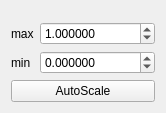
<?xml version="1.0" encoding="UTF-8"?>
<ui version="4.0">
 <class>PseudoColorWidget</class>
 <widget class="QWidget" name="PseudoColorWidget">
  <property name="geometry">
   <rect>
    <x>0</x>
    <y>0</y>
    <width>153</width>
    <height>113</height>
   </rect>
  </property>
  <property name="windowTitle">
   <string>PseudoColorWidget</string>
  </property>
  <layout class="QVBoxLayout" name="verticalLayout">
   <item>
    <widget class="ColorTableWidget" name="colorTableWidget" native="true"/>
   </item>
   <item>
    <layout class="QHBoxLayout" name="maxValueLayout">
     <item>
      <widget class="QLabel" name="maxValueLabel">
       <property name="text">
        <string>max</string>
       </property>
      </widget>
     </item>
     <item>
      <widget class="ObservedDoubleSpinBox" name="maxValueSpinBox">
       <property name="decimals">
        <number>6</number>
       </property>
       <property name="minimum">
        <double>-999999.999998999992386</double>
       </property>
       <property name="maximum">
        <double>999999.999998999992386</double>
       </property>
       <property name="value">
        <double>1.000000000000000</double>
       </property>
      </widget>
     </item>
    </layout>
   </item>
   <item>
    <layout class="QHBoxLayout" name="minValueLayout">
     <item>
      <widget class="QLabel" name="minValueLabel">
       <property name="text">
        <string>min</string>
       </property>
      </widget>
     </item>
     <item>
      <widget class="ObservedDoubleSpinBox" name="minValueSpinBox">
       <property name="decimals">
        <number>6</number>
       </property>
       <property name="minimum">
        <double>-999999.999998999992386</double>
       </property>
       <property name="value">
        <double>0.000000000000000</double>
       </property>
      </widget>
     </item>
    </layout>
   </item>
   <item>
    <widget class="ObservedPushButton" name="autoScalePushButton">
     <property name="text">
      <string>AutoScale</string>
     </property>
    </widget>
   </item>
  </layout>
 </widget>
 <layoutdefault spacing="6" margin="11"/>
 <customwidgets>
  <customwidget>
   <class>ObservedDoubleSpinBox</class>
   <extends>QDoubleSpinBox</extends>
   <header>ObservedDoubleSpinBox.h</header>
  </customwidget>
  <customwidget>
   <class>ObservedPushButton</class>
   <extends>QPushButton</extends>
   <header>ObservedPushButton.h</header>
  </customwidget>
  <customwidget>
   <class>ColorTableWidget</class>
   <extends>QWidget</extends>
   <header>ColorTableWidget.h</header>
   <container>1</container>
  </customwidget>
 </customwidgets>
 <resources/>
 <connections/>
</ui>
